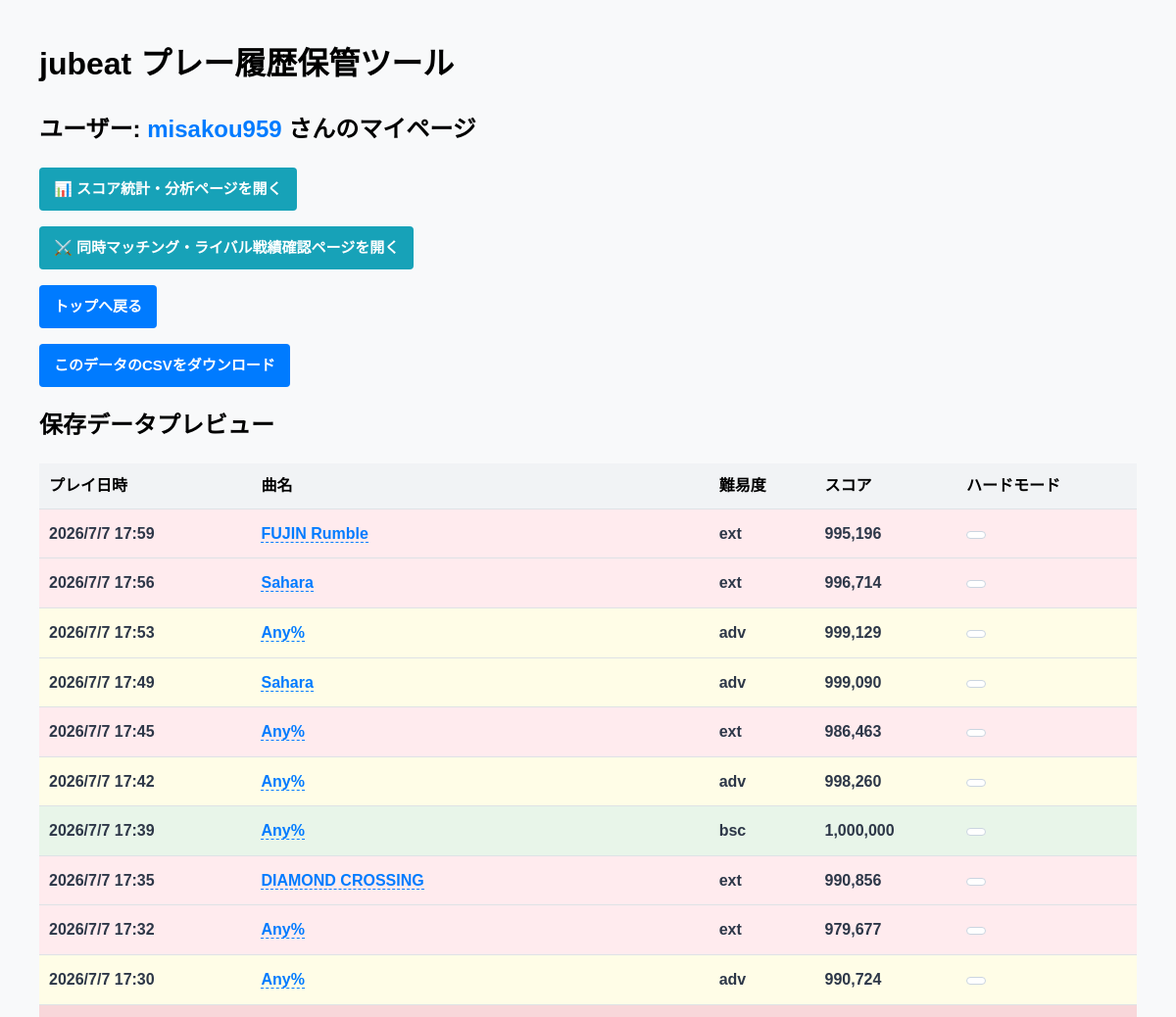
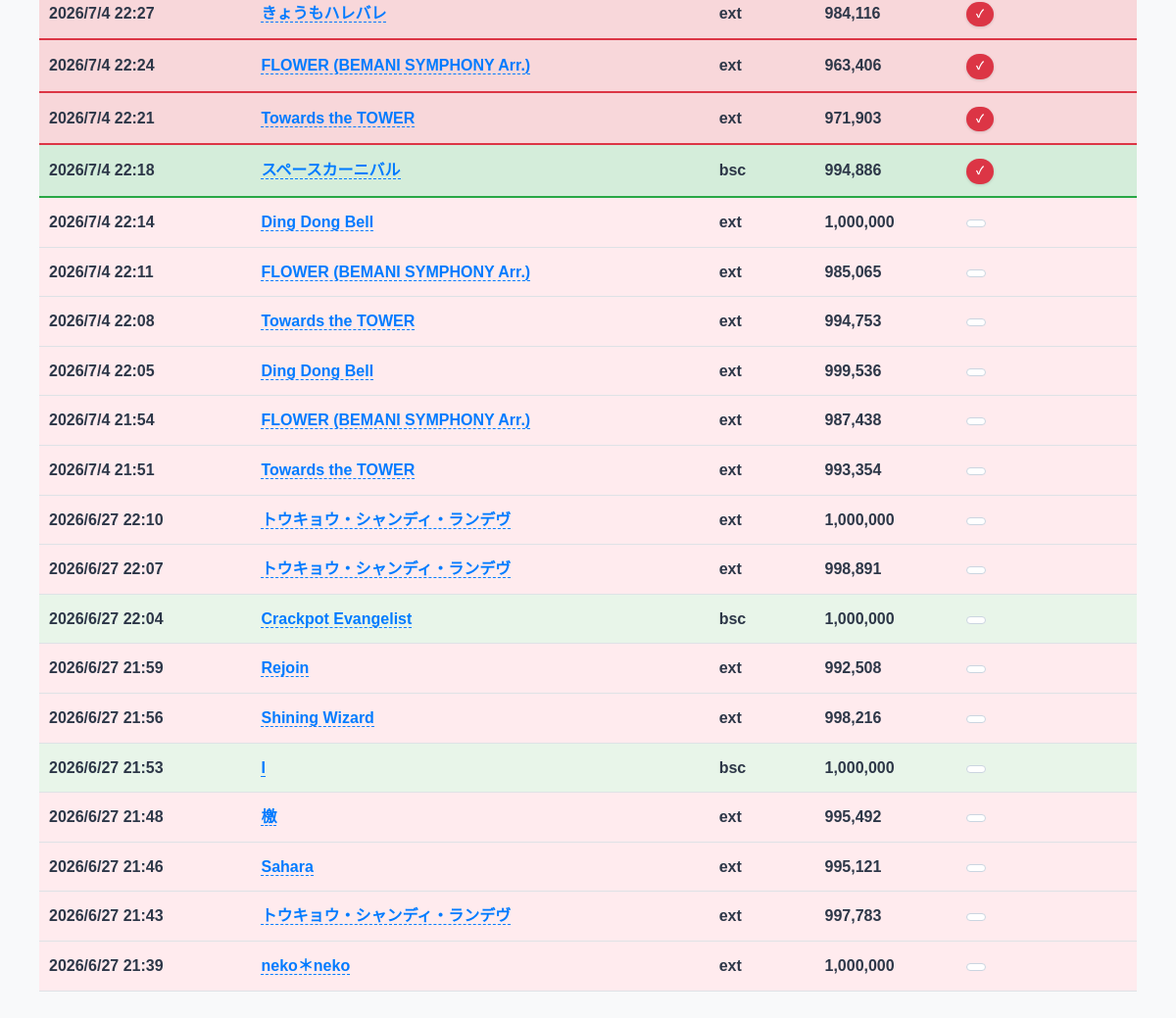
/user/misakou959, run on the app's committed database (2 pictures, top to bottom).
### app/database.py (models this page shows)
class JubeatHistory(db.Model):
    id = db.Column(db.Integer, primary_key=True)
    user_id = db.Column(db.String(50), nullable=False) # 簡易的な識別用（IPなど）
    konami_id = db.Column(db.String(50), nullable=False) # コナミID
    date = db.Column(db.String(255), nullable=False) # プレー日時
    music_name = db.Column(db.String(255), nullable=False) # 曲名
    difficulty = db.Column(db.String(50)) # 難易度
    score = db.Column(db.Integer) # スコア
    is_hardmode = db.Column(db.Integer) # ハードモード有無
    rival1_name = db.Column(db.String(50)) # 他プレイヤー1の名前
    rival1_score = db.Column(db.Integer) # 他プレイヤー1のスコア
    rival2_name = db.Column(db.String(50)) # 他プレイヤー2の名前
    rival2_score = db.Column(db.Integer) # 他プレイヤー2のスコア
    rival3_name = db.Column(db.String(50)) # 他プレイヤー3の名前
    rival3_score = db.Column(db.Integer) # 他プレイヤー3のスコア

### app/routes/userpage.py (the view)
@userpage_bp.route('/user/<konami_id>')
def user_page(konami_id):
    records = JubeatHistory.query.filter_by(konami_id=konami_id).all()
    records.sort(key=get_record_datetime, reverse=True)
    data = []
    for r in records:
        data.append({
            "プレイ日時": r.date,
            "曲名": r.music_name,
            "難易度": r.difficulty,
            "スコア": r.score,
            "ハードモード": r.is_hardmode
        })
    return render_template('get_history_userpage.html', data=data if data else None, current_user=konami_id)

### app/routes/userpage.py (called while the page is built)
def get_record_datetime(record):
    try:
        return datetime.strptime(record.date.strip(), '%Y/%m/%d %H:%M')
    except ValueError:
        return datetime.min

### app/templates/get_history_userpage.html (shortened to what this page needs)
<!DOCTYPE html>
<html lang="ja">
  <head>
  </head>
  <body>
    <h1>jubeat プレー履歴保管ツール</h1>
    {% if current_user %}
      <h2>ユーザー: <span style="color: #007BFF;">{{ current_user }}</span> さんのマイページ</h2>
      <p>
        <a href="/user/{{ current_user }}/analytics" class="btn" style="background-color: #17a2b8;">📊 スコア統計・分析ページを開く</a>
      </p>
      <p>
        <a href="/user/{{ current_user }}/rival_data" class="btn" style="background-color: #17a2b8;">⚔️ 同時マッチング・ライバル戦績確認ページを開く</a>
      </p>
      <p><a href="/" class="btn">トップへ戻る</a></p>
      {% if data %}
        <a href="/download/{{ current_user }}" class="btn btn-download">このデータのCSVをダウンロード</a>
        <h2>保存データプレビュー</h2>
        <table class="ranking-table">
          <tr>
            <th>プレイ日時</th>
            <th>曲名</th>
            <th>難易度</th>
            <th>スコア</th>
            <th>ハードモード</th>
          </tr>
          {% for row in data %}
            {% if row['難易度'] == 'bsc' %}
                {% if row['ハードモード'] == 1 or row['ハードモード'] == true %}{% set row_class = 'row-basic-hard' %}
                {% else %}{% set row_class = 'row-basic-normal' %}{% endif %}
            {% elif row['難易度'] == 'adv' %}
                {% if row['ハードモード'] == 1 or row['ハードモード'] == true %}{% set row_class = 'row-advanced-hard' %}
                {% else %}{% set row_class = 'row-advanced-normal' %}{% endif %}
            {% elif row['難易度'] == 'ext' %}
                {% if row['ハードモード'] == 1 or row['ハードモード'] == true %}{% set row_class = 'row-extreme-hard' %}
                {% else %}{% set row_class = 'row-extreme-normal' %}{% endif %}
            {% else %}
                {% set row_class = '' %}
            {% endif %}
            <tr class="{{ row_class }}">
                <td style="padding: 12px 10px; font-weight: bold;">{{ row['プレイ日時'] }}</td>
                <td style="font-weight: bold;">
                  <a href="/user/{{ current_user }}/analytics?music_name={{ row['曲名'] | urlencode }}&difficulty={{ row['難易度'] | urlencode }}&is_hard={{ row['ハードモード'] | urlencode }}"
                    style="color: #007BFF; text-decoration: none; font-weight: bold; border-bottom: 1px dashed #007BFF;"
                    onmouseover="this.style.color='#0056b3';"
                    onmouseout="this.style.color='#007BFF';">
                      {{ row['曲名'] }}
                  </a>
                </td>
                <td style="font-weight: bold;">{{ row['難易度'] }}</td>
                <td style="font-weight: bold;">{{ "{:,}".format(row['スコア']) if row['スコア'] is integer else row['スコア'] }}</td>
                <td style="padding: 12px 10px; vertical-align: middle;">
                    {% if row['ハードモード'] == 1 or row['ハードモード'] == true %}
                        <span style="display: inline-block; background-color: #dc3545; color: white; padding: 4px 10px; border-radius: 20px; font-size: 11px; font-weight: bold; box-shadow: 0 1px 3px rgba(0,0,0,0.15);">
                            ✓
                        </span>
                    {% else %}
                        <span style="display: inline-block; background-color: #ffffff; color: #a0aec0; border: 1px solid #cbd5e0; padding: 3px 9px; border-radius: 20px; font-size: 11px; font-weight: bold;">
                        </span>
                    {% endif %}
                </td>
            </tr>
          {% endfor %}
        </table>
      {% else %}
        <p style="color: #666;">※まだデータベースにあなたの履歴が登録されていません。ブックマークレットを実行してデータを送信してください。</p>
      {% endif %}
    {% endif %}
  </body>
</html>

### app/templates/get_history_userpage.html (style rules this page uses)
body { font-family: sans-serif; margin: 40px; background-color: #f8f9fa; line-height: 1.6; }
.btn { padding: 10px 15px; font-size: 15px; cursor: pointer; background-color: #007BFF; color: white; border: none; border-radius: 4px; font-weight: bold; text-decoration: none; display: inline-block; }
table { border-collapse: collapse; width: 100%; margin-top: 15px; background: white; }
th, td { padding: 10px; text-align: left; border-bottom: 1px solid #dee2e6; }
th { background-color: #f1f3f5; }
.row-basic-normal { background-color: #e8f5e9; color: #2d3748; }
.row-basic-hard { background-color: #d4edda; color: #2d3748; border-bottom: 2px solid #28a745; }
.row-advanced-normal { background-color: #fffde7; color: #2d3748; }
.row-extreme-normal { background-color: #ffebee; color: #2d3748; }
.row-extreme-hard { background-color: #f8d7da; color: #2d3748; border-bottom: 2px solid #dc3545; }
.ranking-table tr { transition: background 0.2s; }
.ranking-table td { padding: 12px 10px; border-bottom: 1px solid #dee2e6; }

### data on the page
JubeatHistory: プレイ日時 "2026/7/7 17:59", 曲名 "FUJIN Rumble", 難易度 "ext", score "995,196"
JubeatHistory: プレイ日時 "2026/7/7 17:56", 曲名 "Sahara", 難易度 "ext", score "996,714"
JubeatHistory: プレイ日時 "2026/7/7 17:53", 曲名 "Any%", 難易度 "adv", score "999,129"
JubeatHistory: プレイ日時 "2026/7/7 17:49", 曲名 "Sahara", 難易度 "adv", score "999,090"
JubeatHistory: プレイ日時 "2026/7/7 17:45", 曲名 "Any%", 難易度 "ext", score "986,463"
JubeatHistory: プレイ日時 "2026/7/7 17:42", 曲名 "Any%", 難易度 "adv", score "998,260"
JubeatHistory: プレイ日時 "2026/7/7 17:39", 曲名 "Any%", 難易度 "bsc", score "1,000,000"
JubeatHistory: プレイ日時 "2026/7/7 17:35", 曲名 "DIAMOND CROSSING", 難易度 "ext", score "990,856"
JubeatHistory: プレイ日時 "2026/7/7 17:32", 曲名 "Any%", 難易度 "ext", score "979,677"
JubeatHistory: プレイ日時 "2026/7/7 17:30", 曲名 "Any%", 難易度 "adv", score "990,724"
JubeatHistory: プレイ日時 "2026/7/4 22:27", 曲名 "きょうもハレバレ", 難易度 "ext", score "984,116"
JubeatHistory: プレイ日時 "2026/7/4 22:24", 曲名 "FLOWER (BEMANI SYMPHONY Arr.)", 難易度 "ext", score "963,406"
JubeatHistory: プレイ日時 "2026/7/4 22:21", 曲名 "Towards the TOWER", 難易度 "ext", score "971,903"
JubeatHistory: プレイ日時 "2026/7/4 22:18", 曲名 "スペースカーニバル", 難易度 "bsc", score "994,886"
JubeatHistory: プレイ日時 "2026/7/4 22:14", 曲名 "Ding Dong Bell", 難易度 "ext", score "1,000,000"
JubeatHistory: プレイ日時 "2026/7/4 22:11", 曲名 "FLOWER (BEMANI SYMPHONY Arr.)", 難易度 "ext", score "985,065"
JubeatHistory: プレイ日時 "2026/7/4 22:08", 曲名 "Towards the TOWER", 難易度 "ext", score "994,753"
JubeatHistory: プレイ日時 "2026/7/4 22:05", 曲名 "Ding Dong Bell", 難易度 "ext", score "999,536"
JubeatHistory: プレイ日時 "2026/7/4 21:54", 曲名 "FLOWER (BEMANI SYMPHONY Arr.)", 難易度 "ext", score "987,438"
JubeatHistory: プレイ日時 "2026/7/4 21:51", 曲名 "Towards the TOWER", 難易度 "ext", score "993,354"
JubeatHistory: プレイ日時 "2026/6/27 22:10", 曲名 "トウキョウ・シャンディ・ランデヴ", 難易度 "ext", score "1,000,000"
JubeatHistory: プレイ日時 "2026/6/27 22:07", 曲名 "トウキョウ・シャンディ・ランデヴ", 難易度 "ext", score "998,891"
JubeatHistory: プレイ日時 "2026/6/27 22:04", 曲名 "Crackpot Evangelist", 難易度 "bsc", score "1,000,000"
JubeatHistory: プレイ日時 "2026/6/27 21:59", 曲名 "Rejoin", 難易度 "ext", score "992,508"
JubeatHistory: プレイ日時 "2026/6/27 21:56", 曲名 "Shining Wizard", 難易度 "ext", score "998,216"
JubeatHistory: プレイ日時 "2026/6/27 21:53", 曲名 "I", 難易度 "bsc", score "1,000,000"
JubeatHistory: プレイ日時 "2026/6/27 21:48", 曲名 "檄", 難易度 "ext", score "995,492"
JubeatHistory: プレイ日時 "2026/6/27 21:46", 曲名 "Sahara", 難易度 "ext", score "995,121"
JubeatHistory: プレイ日時 "2026/6/27 21:43", 曲名 "トウキョウ・シャンディ・ランデヴ", 難易度 "ext", score "997,783"
JubeatHistory: プレイ日時 "2026/6/27 21:39", 曲名 "neko＊neko", 難易度 "ext", score "1,000,000"

### other printed values
{{ current_user }} "misakou959"
